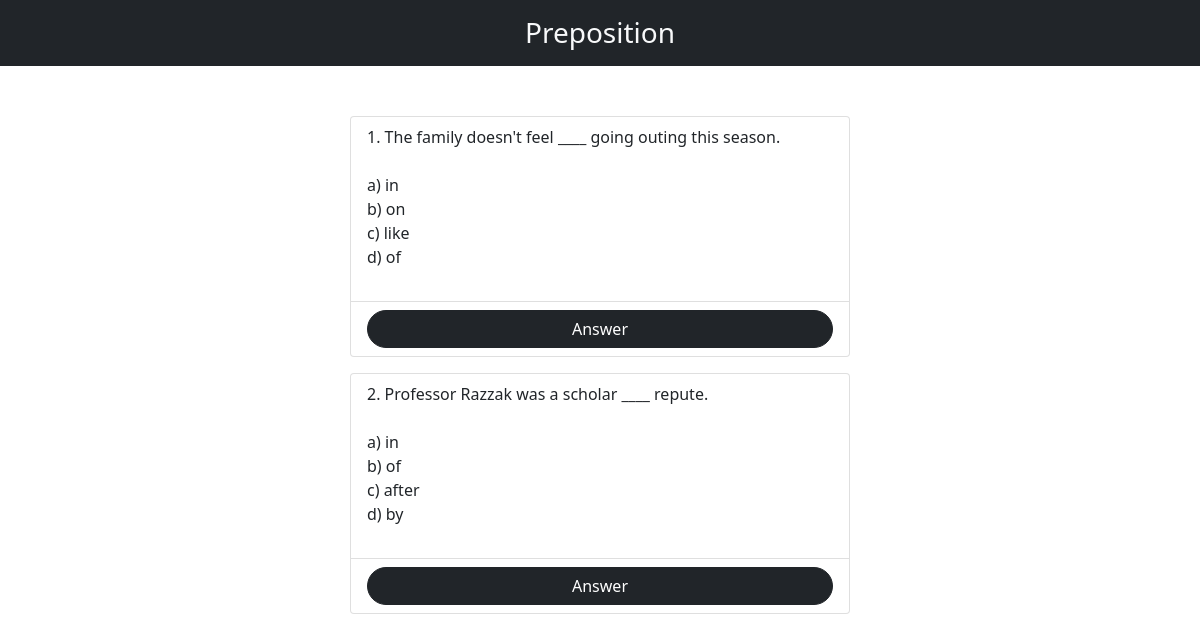
The page /grammatical_test/preposition/preposition.php on the database its author committed.
### tables this page shows
CREATE TABLE `preposition` (
  `id` int(11) NOT NULL,
  `question` varchar(255) NOT NULL,
  `answer` varchar(255) NOT NULL
);

### classes/Libs/Database/MySQL.php (called while the page is built, shortened)
<?php
class MySQL {
    private $dbhost;
    private $dbname;
    private $dbuser;
    private $dbpass;
    public function __construct(
        $dbhost = "localhost",
        $dbname = "se",
        $dbuser = "root",
        $dbpass = "",
    )
    {
        $this->dbhost = $dbhost;
        $this->dbname = $dbname;
        $this->dbuser = $dbuser;
        $this->dbpass = $dbpass;
    }
    public function connect()
    {
        try {
            $this->db = new PDO("mysql:dbhost=$this->dbhost;dbname=$this->dbname", $this->dbuser, $this->dbpass, [
                PDO::ATTR_ERRMODE => PDO::ERRMODE_EXCEPTION,
                PDO::ATTR_DEFAULT_FETCH_MODE => PDO::FETCH_OBJ,
            ]);
            return $this->db;
        } catch (PDOException $e) {
            return $e->getMessage();
        }
    }
}

### classes/Libs/Database/PrepositionTable.php (called while the page is built, shortened)
<?php
class PrepositionTable {
    private $db = null;
    public function __construct(MySQL $db)
    {
        $this->db = $db->connect();
    }
    public function getAll()
    {
        try {
            $statement = $this->db->query("SELECT * FROM preposition");
            return $statement->fetchAll();
        } catch (PDOException $e) {
            return $e->getMessage();
        }
    }
}

### grammatical_test/preposition/preposition.php (the view, shortened to what this page needs)
<?php
$table = new PrepositionTable(new MySQL());
$preposition = $table->getAll();
?>
<!DOCTYPE html>
<html lang="en">
<head>
    <link rel="stylesheet" href="../../css/bootstrap.min.css">
</head>
<body class="">
    <header class="bg-dark text-light h3 py-3 sticky-top text-center">Preposition</header>
    <div class="wrap">
        <?php foreach($preposition as $p): ?>
            <ul class="list-group mb-3">
                <li class="list-group-item"><?= $p->question ?></li>
                <li class="list-group-item text-danger">
                    <a class="btn btn-dark w-100 rounded-pill" data-bs-toggle="collapse" href="#a<?= $p->id ?>">Answer</a>
                </li>
            </ul>
        <?php endforeach ?>
    </div>
</body>
</html>

### grammatical_test/preposition/preposition.php (style rules this page uses)
.wrap { width: 100%; max-width: 500px; margin: 50px auto; }

### rows shown on the page
preposition: question "1. The family doesn't feel ____ going outing this season. a) in b) on c) like d) of"
preposition: question "2. Professor Razzak was a scholar ____ repute. a) in b) of c) after d) by"
